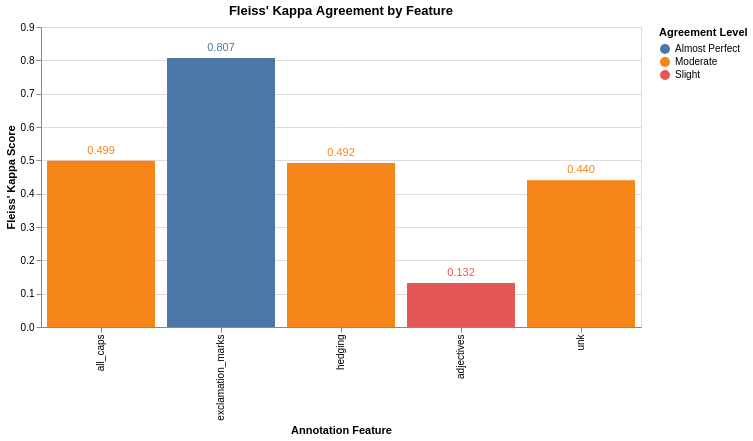

The notebook cell saved with this chart:
### Markdown cell above
### 5. Visualize Agreement Scores

Now that we have the agreement scores, we can create charts to visualize them. A bar chart is a good way to compare the Fleiss' Kappa scores across different features.

#### Fleiss' Kappa Scores by Feature

### Code cell
import altair as alt

# Check if the results DataFrame exists and is not empty
if 'fleiss_results_df' in locals() and not fleiss_results_df.empty:
    # Reset index to make 'Feature' a column for Altair
    fleiss_to_plot = fleiss_results_df.reset_index()
    
    # --- FIX: Rename column to remove apostrophe for Altair ---
    fleiss_to_plot = fleiss_to_plot.rename(columns={"Fleiss' Kappa": "Fleiss Kappa"})
    
    # Create the base bar chart
    bars = alt.Chart(fleiss_to_plot).mark_bar().encode(
        x=alt.X('Feature:N', title='Annotation Feature', sort=None),
        # Use the renamed column, but set a clean title for the axis
        y=alt.Y("Fleiss Kappa:Q", title="Fleiss' Kappa Score"),
        color=alt.Color('Agreement:N', title='Agreement Level'),
        tooltip=[
            alt.Tooltip('Feature'),
            alt.Tooltip("Fleiss Kappa:Q", title="Fleiss' Kappa", format='.3f'),
            alt.Tooltip('Agreement')
        ]
    )
    
    # Create the text layer for labels on top of the bars
    text = bars.mark_text(
        align='center',
        baseline='bottom',
        dy=-5  # Nudge text up so it's not on the bar
    ).encode(
        # Use the renamed column for the text encoding
        text=alt.Text("Fleiss Kappa:Q", format='.3f')
    )
    
    # Layer the bars and text together
    chart = (bars + text).properties(
        title="Fleiss' Kappa Agreement by Feature",
        width=600
    )
    
    display(chart)
else:
    print("Fleiss' Kappa results are not available to plot.")

### Figure 1 — Vega-Lite specification as saved in the notebook (floating-point values rounded to 4 significant figures)
{"config": {"view": {"continuousWidth": 300, "continuousHeight": 300}}, "layer": [{"mark": {"type": "bar"}, "encoding": {"color": {"field": "Agreement", "title": "Agreement Level", "type": "nominal"}, "tooltip": [{"field": "Feature", "type": "nominal"}, {"field": "Fleiss Kappa", "format": ".3f", "title": "Fleiss' Kappa", "type": "quantitative"}, {"field": "Agreement", "type": "nominal"}], "x": {"field": "Feature", "sort": null, "title": "Annotation Feature", "type": "nominal"}, "y": {"field": "Fleiss Kappa", "title": "Fleiss' Kappa Score", "type": "quantitative"}}}, {"mark": {"type": "text", "align": "center", "baseline": "bottom", "dy": -5}, "encoding": {"color": {"field": "Agreement", "title": "Agreement Level", "type": "nominal"}, "text": {"field": "Fleiss Kappa", "format": ".3f", "type": "quantitative"}, "tooltip": [{"field": "Feature", "type": "nominal"}, {"field": "Fleiss Kappa", "format": ".3f", "title": "Fleiss' Kappa", "type": "quantitative"}, {"field": "Agreement", "type": "nominal"}], "x": {"field": "Feature", "sort": null, "title": "Annotation Feature", "type": "nominal"}, "y": {"field": "Fleiss Kappa", "title": "Fleiss' Kappa Score", "type": "quantitative"}}}], "data": {"name": "data-a14d4eb94e453f3f015f08e400405d1f"}, "title": "Fleiss' Kappa Agreement by Feature", "width": 600, "$schema": "https://vega.github.io/schema/vega-lite/v6.1.0.json", "datasets": {"data-a14d4eb94e453f3f015f08e400405d1f": [{"Feature": "all_caps", "Fleiss Kappa": 0.499, "Agreement": "Moderate", "Items": 40}, {"Feature": "exclamation_marks", "Fleiss Kappa": 0.8071, "Agreement": "Almost Perfect", "Items": 40}, {"Feature": "hedging", "Fleiss Kappa": 0.4916, "Agreement": "Moderate", "Items": 40}, {"Feature": "adjectives", "Fleiss Kappa": 0.1321, "Agreement": "Slight", "Items": 40}, {"Feature": "unk", "Fleiss Kappa": 0.4399, "Agreement": "Moderate", "Items": 40}]}}
